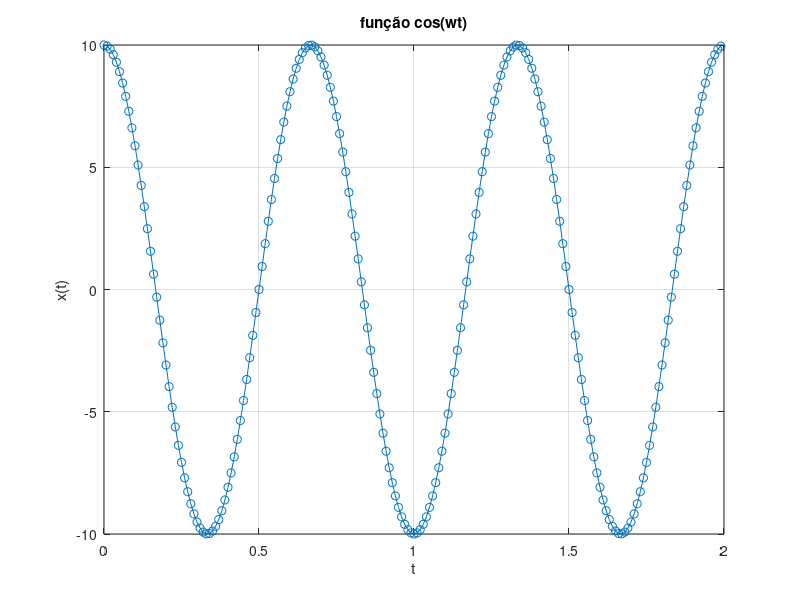
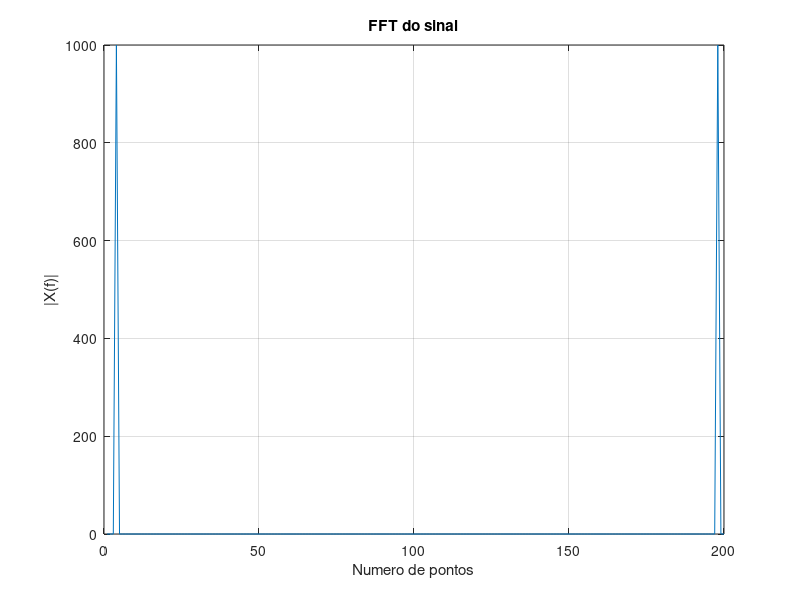
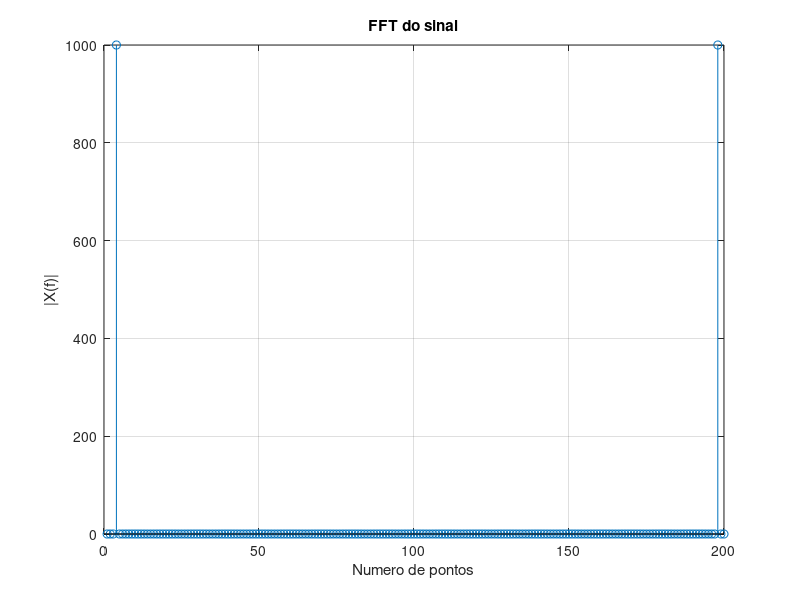
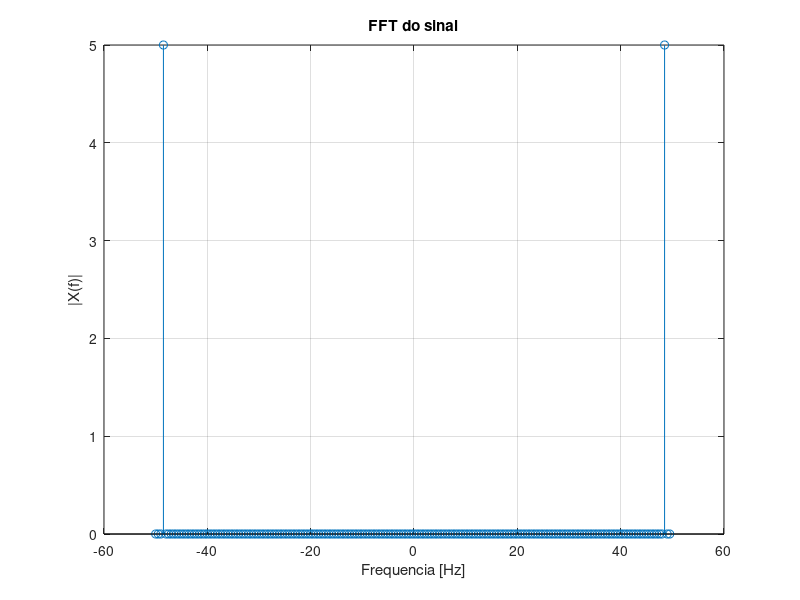

Here is the MATLAB script that generated these plots, in order:
%  IM331 - Prof. Jose Maria - Campinas, 22/03/2018.  
%
%   Exemplos FFT 
%
clear all;
close all;
clc;
%
%  Gera um Sinal Senoidal,    x(t)=cos(2*pi*fo*t)
% 
dt=0.01; %  discretização no tempo - 
%T=1.5; % comprimento do sinal
T=2.0; % comprimento do sinal
fo=1.5;   %  frequencia do sinal [Hz]
ti=0;  %  tempo inicial
%ts=5.0;
%ts=1.0-dt;  %  tempo final
ts=T-dt;  %  tempo final
t=[ti:dt:ts];  % vetor de tempo
omega=2*pi*fo;  %  frequencia em rad/s
xo=10; % amplitude do sinal
x=xo*cos(omega*t);  % fun��o coseno
figure    % grafico do seno no tempo
plot(t,x,'-o')
xlabel('t')
ylabel('x(t)')
title('função cos(wt)')
grid

%return
 
%axis([-0.05 0.05 -1.15 1.15])


%
%   Transformada de Fourier do Sinal, X(omega)
%
X=fft(x);

figure; % grafico do valor absoluto da transformada - plot/stem    
plot(abs(X))
xlabel('Numero de pontos')
ylabel('|X(f)|')
title('FFT do sinal')
grid

figure; % grafico do valor absoluto da transformada    
stem(abs(X))
xlabel('Numero de pontos')
ylabel('|X(f)|')
title('FFT do sinal')
grid

%0return

%
%   Transformada de Fourier do Sinal, X(omega)
%
Np=length(t); %  numero de pontos do vetor tempo
df=1/(Np*dt); % delta na frequencia - discretização
fa=1/dt ; % frequencia de amostragem - (fa >= 2*fmax do sinal)
fa>=fo  % sim = 1 e não = 0
% fp=0:df:(Np/2);
fp=[0:df:df*(0.5*Np-1)];  % vetor de frequencias positivas
fn=[-df*(0.5*Np):df:-df]; % vetor de frequencias negativas
f=[fn fp];  % vetor de frequencias positivas e negativas
X=(1/Np)*fft(x);  %  Transformada de Fourier do sinal. Devido a forma que a trasformada de Fourier 
                  %  direta foi definida no Matlab é necessário dividir pelo numero de pontos
                  %  para obter-se a amplitude correta na frequencia (metade daquela no tempo)!!

figure; % grafico do valor absoluto da transformada incluido a parte negativa na positiva   
%plot(f,abs(X))
stem(f,abs(X))
xlabel('Frequencia [Hz]')
ylabel('|X(f)|')
title('FFT do sinal')
grid

Xc=fftshift(X);  %  função que mostra a fft do sinal, incluindo as partes positivas e negativas da frequencia
figure; % grafico do valor absoluto da transformada   
%plot(f,abs(Xc))
stem(f,abs(Xc))
xlabel('f')
ylabel('|X(f)|')
title('FFT do sinal com parte negativa e positiva da frequencia')
grid



Xp=X(1,Np/2:end-1);  % só a parte positiva da transformada
figure;
stem(fp,abs(Xp))
xlabel('f')
ylabel('|X(f)|')
title('FFT do SINAL SÓ COM A PARTE POSITIVA DAS FREQUENCIAS')
grid
